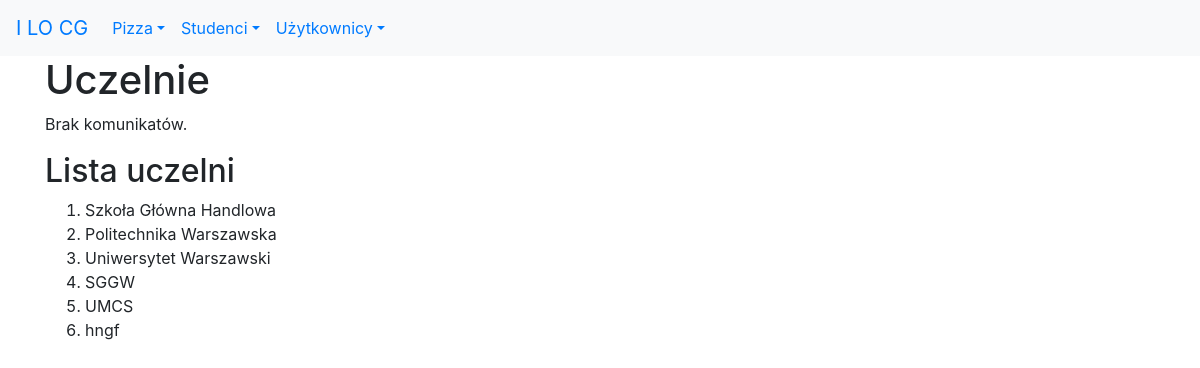
/studenci/uczelnie/lista, run on an earlier commit of the app's database.
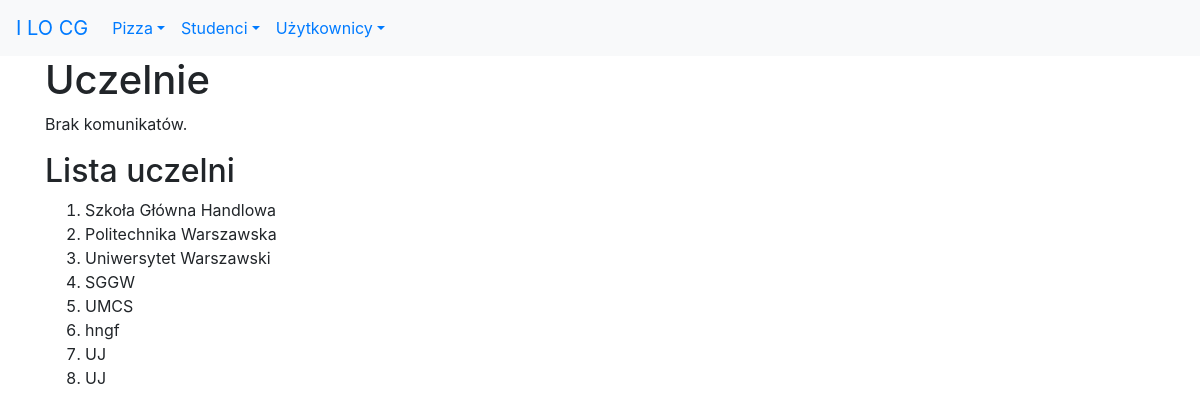
And on a later commit of the database.
### studenci/models.py (models this page shows, shortened)
class Uczelnia(models.Model):
    nazwa = models.CharField(
        verbose_name='uczelnia',
        max_length=30,
        help_text='Nazwa uczelni')
    class Meta:
        verbose_name_plural = "uczelnie"

### studenci/views.py (the view)
# urls.py: path('uczelnie/lista', views.ListaUczelni.as_view(), name='uczelnie_lista'),
class ListaUczelni(ListView):
    model = Uczelnia
    context_object_name = 'uczelnie'
    template_name = 'studenci/lista_uczelni.html'

### studenci/templates/studenci/lista_uczelni.html (shortened to what this page needs)
{% extends 'szablon.html' %}
{% block naglowek %}Uczelnie{% endblock naglowek %}
{% block tresc %}
<h2>Lista uczelni</h2>
<ol>
    {% for uczelnia in uczelnie %}
        <li>{{ uczelnia.nazwa }}</li>
    {% endfor %}
</ol>
{% endblock tresc %}

What changed in the data, as far as the page shows it:
added Uczelnia: nazwa "UJ"
added Uczelnia: nazwa "UJ"
